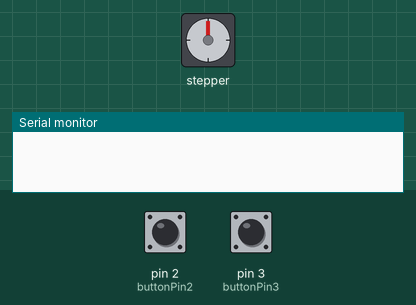
This sketch was run on a simulated Arduino Uno, built with avr-gcc and run on an emulated ATmega328P. Parts: stepper motor, the last lines printed to the serial monitor. The inputs (shaded band) are chosen by the test bench; at power-on: pin 2 (buttonPin2) HIGH, pin 3 (buttonPin3) HIGH. Stepper angles assume 2048 steps per turn.

Above: at 1.2 s.
1.3 s: pin 2 (buttonPin2) pulled LOW for 0.15 s
At 1.75 s:
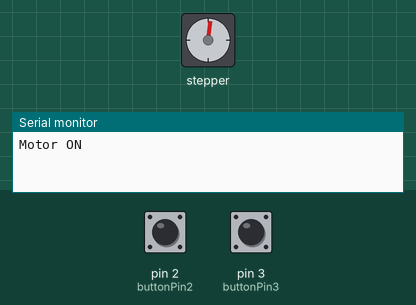
At 2.35 s:
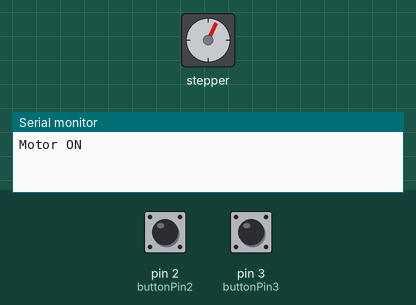
4.3 s: pin 3 (buttonPin3) pulled LOW for 0.15 s
At 4.45 s:
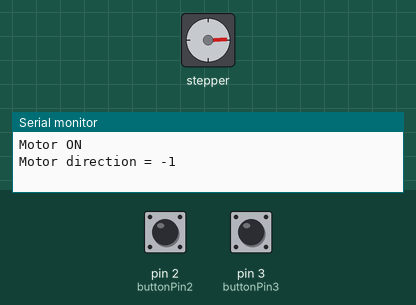
7.4 s: pin 2 (buttonPin2) pulled LOW for 1 s
10.9 s: pin 3 (buttonPin3) pulled LOW for 1 s
Timing chart, 0 to 18.8 s (numbered marks = the images above; inputs shaded):
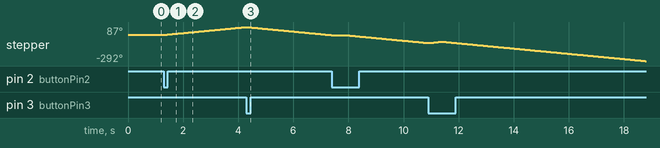

The sketch:

motor28BYJ-48.ino
```cpp
//be carefull some wires are not working well


// Include the Arduino Stepper.h library:
#include "Stepper.h"

// Define number of steps per rotation:
const int stepsPerRevolution = 2048;

// Wiring:
// Pin 8 to IN1 on the ULN2003 driver
// Pin 9 to IN2 on the ULN2003 driver
// Pin 10 to IN3 on the ULN2003 driver
// Pin 11 to IN4 on the ULN2003 driver

// Create stepper object called 'myStepper', note the pin order:
Stepper myStepper = Stepper(stepsPerRevolution, 8, 10, 9, 11);

bool motorState = false;
int motorDirection = 1;

const int buttonPin2 = 2;
const int buttonPin3 = 3;

unsigned long debounce2=0;
unsigned long debounce3=0;


void setup() {
  // Set the speed between 4 and 12 rpm included:
  myStepper.setSpeed(5);
  pinMode(buttonPin2, INPUT_PULLUP);
  pinMode(buttonPin3, INPUT_PULLUP);

  Serial.begin(9600);
}

void loop() {


  if (digitalRead(buttonPin2) == LOW && (millis() - debounce2) > 500) {
    motorState = !motorState;
    debounce2 = millis();
    Serial.println(motorState ? "Motor ON" : "Motor OFF");
    }
  if (motorState) {
    myStepper.step(motorDirection);
  }
  else{
    digitalWrite(8, LOW);
    digitalWrite(9, LOW);
    digitalWrite(10, LOW);
    digitalWrite(11, LOW);
  }

if (digitalRead(buttonPin3) == LOW && (millis() - debounce3) > 500) {
    motorDirection = -motorDirection;
    debounce3 = millis();
    Serial.print("Motor direction = ");
    Serial.println(motorDirection);
  }
}
```

Measured:
- after the input at 1.3 s, stepper: keeps turning clockwise at about 30°/s, starting at once
